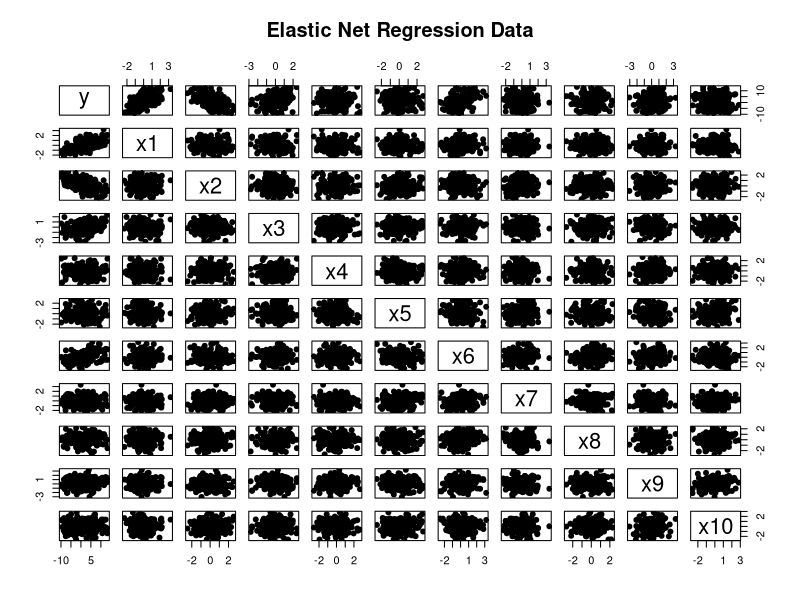
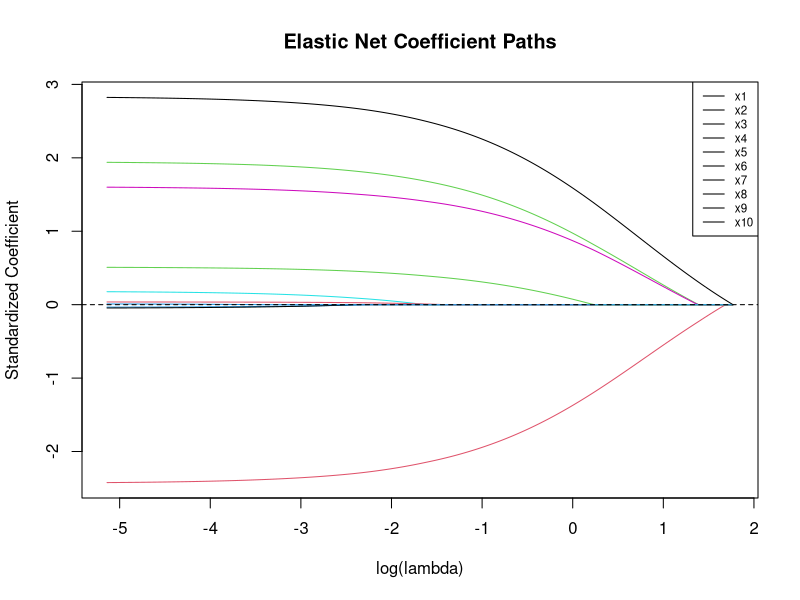
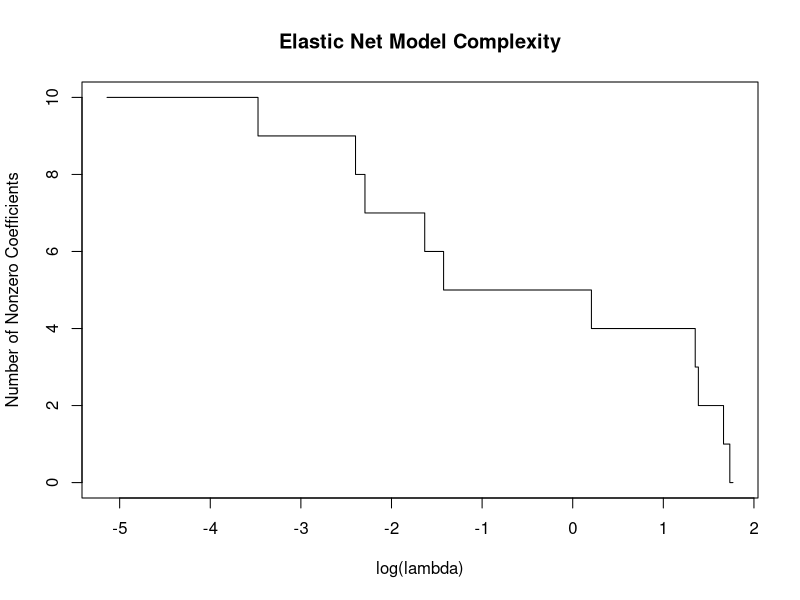
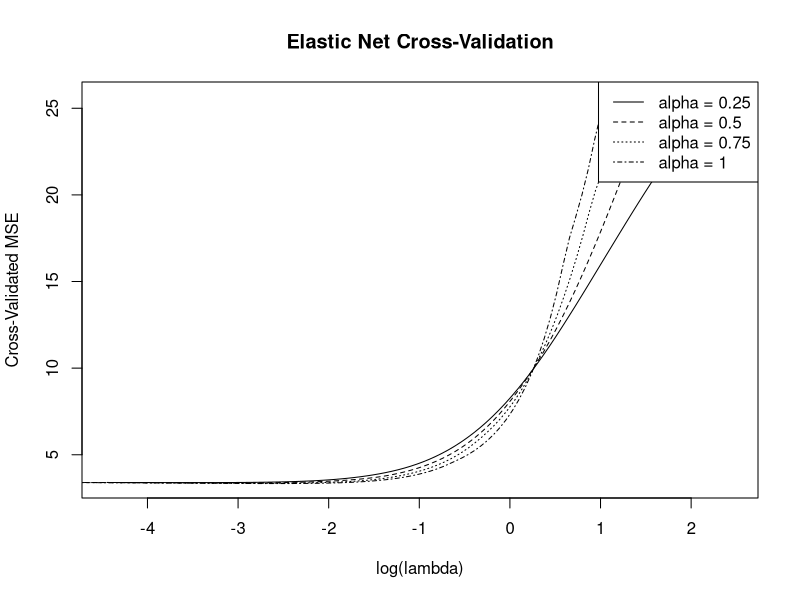
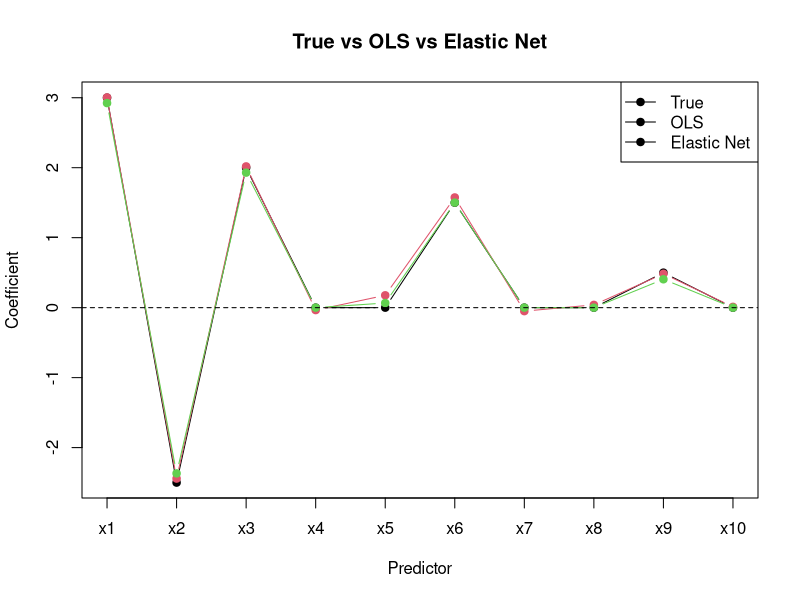

Write the R code that produced these figures, in order.
# ==============================================================================
# Elastic Net Regression
# Jonathan Ma
#
# References:
#   The Elements of Statistical Learning
#   An Introduction to Statistical Learning
# ==============================================================================


# ------------------------------------------------------------------------------
# 1. Generate Data
# ------------------------------------------------------------------------------

set.seed(123)

n <- 200
p <- 10

X <- matrix(
  rnorm(n * p),
  nrow = n,
  ncol = p
)

colnames(X) <- paste0("x", 1:p)

beta_true <- c(
  3,
  -2.5,
  2,
  0,
  0,
  1.5,
  0,
  0,
  0.5,
  0
)

beta_0 <- 2
sigma <- 2

epsilon <- rnorm(
  n,
  mean = 0,
  sd = sigma
)

y <- beta_0 +
  X %*% beta_true +
  epsilon

y <- as.vector(y)

data <- data.frame(
  y = y,
  X
)

head(data)
summary(data)


# ------------------------------------------------------------------------------
# 2. Explore the Data
# ------------------------------------------------------------------------------

pairs(
  data,
  pch = 19,
  main = "Elastic Net Regression Data"
)

cor(data)


# ------------------------------------------------------------------------------
# 3. Standardize Predictors
# ------------------------------------------------------------------------------

X_means <- colMeans(X)

X_sds <- apply(
  X,
  2,
  sd
)

X_scaled <- scale(
  X,
  center = X_means,
  scale = X_sds
)


# ------------------------------------------------------------------------------
# 4. Center the Response
# ------------------------------------------------------------------------------

y_mean <- mean(y)

y_centered <- y - y_mean


# ------------------------------------------------------------------------------
# 5. Soft-Thresholding Function
# ------------------------------------------------------------------------------

soft_threshold <- function(z, gamma) {
  
  sign(z) *
    pmax(
      abs(z) - gamma,
      0
    )
}


# ------------------------------------------------------------------------------
# 6. Elastic Net Coordinate Descent
# ------------------------------------------------------------------------------

elastic_net_fit <- function(
    X,
    y,
    lambda,
    alpha,
    beta_init = NULL,
    max_iter = 10000,
    tol = 1e-8
) {
  
  n <- nrow(X)
  p <- ncol(X)
  
  if (is.null(beta_init)) {
    
    beta <- rep(
      0,
      p
    )
    
  } else {
    
    beta <- beta_init
  }
  
  
  # Column squared norms
  
  z <- colSums(
    X^2
  ) / n
  
  
  for (iteration in 1:max_iter) {
    
    beta_old <- beta
    
    
    for (j in 1:p) {
      
      residual_j <-
        y -
        X %*% beta +
        X[, j] * beta[j]
      
      
      rho_j <-
        sum(
          X[, j] *
            residual_j
        ) / n
      
      
      beta[j] <-
        soft_threshold(
          rho_j,
          lambda * alpha
        ) /
        (
          z[j] +
            lambda * (1 - alpha)
        )
    }
    
    
    if (
      max(
        abs(
          beta -
          beta_old
        )
      ) < tol
    ) {
      
      break
    }
  }
  
  
  return(
    list(
      coefficients = beta,
      iterations = iteration
    )
  )
}


# ------------------------------------------------------------------------------
# 7. Fit Elastic Net for a Single Lambda and Alpha
# ------------------------------------------------------------------------------

lambda <- 0.5
alpha <- 0.5

elastic_model <- elastic_net_fit(
  X_scaled,
  y_centered,
  lambda,
  alpha
)

beta_elastic_scaled <-
  elastic_model$coefficients

beta_elastic_scaled

elastic_model$iterations


# ------------------------------------------------------------------------------
# 8. Convert Coefficients Back to Original Scale
# ------------------------------------------------------------------------------

beta_elastic <-
  beta_elastic_scaled /
  X_sds

intercept_elastic <-
  y_mean -
  sum(
    beta_elastic *
      X_means
  )

intercept_elastic
beta_elastic


# ------------------------------------------------------------------------------
# 9. Compare with OLS
# ------------------------------------------------------------------------------

ols_model <- lm(
  y ~ .,
  data = data
)

beta_ols <-
  coef(
    ols_model
  )[-1]

comparison <- data.frame(
  Predictor = colnames(X),
  True = beta_true,
  OLS = beta_ols,
  Elastic_Net = beta_elastic
)

comparison


# ------------------------------------------------------------------------------
# 10. Selected Predictors
# ------------------------------------------------------------------------------

selected <- abs(
  beta_elastic
) > 1e-8

colnames(X)[
  selected
]

sum(selected)


# ------------------------------------------------------------------------------
# 11. Prediction
# ------------------------------------------------------------------------------

y_hat <-
  intercept_elastic +
  X %*% beta_elastic

y_hat <- as.vector(
  y_hat
)

head(y_hat)


# ------------------------------------------------------------------------------
# 12. Training Error
# ------------------------------------------------------------------------------

residuals <-
  y -
  y_hat

RSS <- sum(
  residuals^2
)

MSE <- mean(
  residuals^2
)

RMSE <- sqrt(
  MSE
)

RSS
MSE
RMSE


# ------------------------------------------------------------------------------
# 13. Maximum Lambda
# ------------------------------------------------------------------------------

# For alpha > 0:
#
# lambda_max = max(|X'y| / n) / alpha

lambda_max <- max(
  abs(
    as.vector(
      crossprod(
        X_scaled,
        y_centered
      )
    )
  )
) /
  (
    n *
      alpha
  )

lambda_max


# ------------------------------------------------------------------------------
# 14. Lambda Grid
# ------------------------------------------------------------------------------

lambda_grid <- exp(
  seq(
    log(lambda_max),
    log(lambda_max * 0.001),
    length.out = 200
  )
)

head(lambda_grid)
tail(lambda_grid)


# ------------------------------------------------------------------------------
# 15. Elastic Net Regularization Path
# ------------------------------------------------------------------------------

elastic_path <- matrix(
  NA,
  nrow = length(lambda_grid),
  ncol = p
)

colnames(elastic_path) <-
  colnames(X)

beta_previous <- rep(
  0,
  p
)

for (i in seq_along(lambda_grid)) {
  
  fit <- elastic_net_fit(
    X_scaled,
    y_centered,
    lambda = lambda_grid[i],
    alpha = alpha,
    beta_init = beta_previous
  )
  
  elastic_path[i, ] <-
    fit$coefficients
  
  beta_previous <-
    fit$coefficients
}


# ------------------------------------------------------------------------------
# 16. Plot Coefficient Paths
# ------------------------------------------------------------------------------

matplot(
  log(lambda_grid),
  elastic_path,
  type = "l",
  lty = 1,
  xlab = "log(lambda)",
  ylab = "Standardized Coefficient",
  main = "Elastic Net Coefficient Paths"
)

abline(
  h = 0,
  lty = 2
)

legend(
  "topright",
  legend = colnames(X),
  lty = 1,
  cex = 0.7
)


# ------------------------------------------------------------------------------
# 17. Number of Nonzero Coefficients
# ------------------------------------------------------------------------------

nonzero_count <- apply(
  elastic_path,
  1,
  function(beta) {
    sum(
      abs(beta) > 1e-8
    )
  }
)

plot(
  log(lambda_grid),
  nonzero_count,
  type = "s",
  xlab = "log(lambda)",
  ylab = "Number of Nonzero Coefficients",
  main = "Elastic Net Model Complexity"
)


# ------------------------------------------------------------------------------
# 18. Compare Different Alpha Values
# ------------------------------------------------------------------------------

alpha_grid <- c(
  0.25,
  0.50,
  0.75,
  1.00
)

alpha_results <- list()

for (a in alpha_grid) {
  
  lambda_max_a <- max(
    abs(
      as.vector(
        crossprod(
          X_scaled,
          y_centered
        )
      )
    )
  ) /
    (
      n * a
    )
  
  lambda_grid_a <- exp(
    seq(
      log(lambda_max_a),
      log(lambda_max_a * 0.001),
      length.out = 100
    )
  )
  
  path_a <- matrix(
    NA,
    nrow = length(lambda_grid_a),
    ncol = p
  )
  
  beta_previous <- rep(
    0,
    p
  )
  
  for (i in seq_along(lambda_grid_a)) {
    
    fit <- elastic_net_fit(
      X_scaled,
      y_centered,
      lambda_grid_a[i],
      alpha = a,
      beta_init = beta_previous
    )
    
    path_a[i, ] <-
      fit$coefficients
    
    beta_previous <-
      fit$coefficients
  }
  
  alpha_results[[as.character(a)]] <- list(
    lambda = lambda_grid_a,
    path = path_a
  )
}


# ------------------------------------------------------------------------------
# 19. Train-Test Split
# ------------------------------------------------------------------------------

set.seed(123)

train_index <- sample(
  1:n,
  size = floor(
    0.7 * n
  )
)

test_index <- setdiff(
  1:n,
  train_index
)

X_train <- X[
  train_index,
  ,
  drop = FALSE
]

X_test <- X[
  test_index,
  ,
  drop = FALSE
]

y_train <- y[
  train_index
]

y_test <- y[
  test_index
]


# ------------------------------------------------------------------------------
# 20. Standardize Using Training Data Only
# ------------------------------------------------------------------------------

train_means <-
  colMeans(X_train)

train_sds <- apply(
  X_train,
  2,
  sd
)

X_train_scaled <- scale(
  X_train,
  center = train_means,
  scale = train_sds
)

X_test_scaled <- scale(
  X_test,
  center = train_means,
  scale = train_sds
)

y_train_mean <-
  mean(y_train)

y_train_centered <-
  y_train -
  y_train_mean


# ------------------------------------------------------------------------------
# 21. Cross-Validation Function
# ------------------------------------------------------------------------------

elastic_net_cv <- function(
    X,
    y,
    alpha_grid,
    n_lambda = 100,
    k = 10
) {
  
  n <- nrow(X)
  p <- ncol(X)
  
  folds <- sample(
    rep(
      1:k,
      length.out = n
    )
  )
  
  results <- list()
  
  
  for (a in alpha_grid) {
    
    if (a == 0) {
      
      next
    }
    
    
    lambda_max <- max(
      abs(
        as.vector(
          crossprod(
            scale(X),
            y - mean(y)
          )
        )
      )
    ) /
      (
        n * a
      )
    
    
    lambda_grid <- exp(
      seq(
        log(lambda_max),
        log(lambda_max * 0.001),
        length.out = n_lambda
      )
    )
    
    
    cv_error <- matrix(
      NA,
      nrow = n_lambda,
      ncol = k
    )
    
    
    for (fold in 1:k) {
      
      train_index <- which(
        folds != fold
      )
      
      valid_index <- which(
        folds == fold
      )
      
      
      X_train <- X[
        train_index,
        ,
        drop = FALSE
      ]
      
      X_valid <- X[
        valid_index,
        ,
        drop = FALSE
      ]
      
      y_train <- y[
        train_index
      ]
      
      y_valid <- y[
        valid_index
      ]
      
      
      means <- colMeans(
        X_train
      )
      
      sds <- apply(
        X_train,
        2,
        sd
      )
      
      X_train_scaled <- scale(
        X_train,
        center = means,
        scale = sds
      )
      
      X_valid_scaled <- scale(
        X_valid,
        center = means,
        scale = sds
      )
      
      
      y_mean <-
        mean(y_train)
      
      y_centered <-
        y_train -
        y_mean
      
      
      beta_previous <- rep(
        0,
        p
      )
      
      
      for (i in seq_along(lambda_grid)) {
        
        fit <- elastic_net_fit(
          X_train_scaled,
          y_centered,
          lambda = lambda_grid[i],
          alpha = a,
          beta_init = beta_previous
        )
        
        beta_hat <-
          fit$coefficients
        
        
        predictions <-
          y_mean +
          X_valid_scaled %*%
          beta_hat
        
        
        cv_error[i, fold] <-
          mean(
            (
              y_valid -
                predictions
            )^2
          )
        
        
        beta_previous <-
          beta_hat
      }
    }
    
    
    results[[as.character(a)]] <- list(
      alpha = a,
      lambda = lambda_grid,
      mean_cv_error = rowMeans(
        cv_error
      ),
      fold_errors = cv_error
    )
  }
  
  
  return(results)
}


# ------------------------------------------------------------------------------
# 22. Run Cross-Validation
# ------------------------------------------------------------------------------

alpha_grid <- c(
  0.25,
  0.50,
  0.75,
  1.00
)

set.seed(123)

cv_results <- elastic_net_cv(
  X,
  y,
  alpha_grid = alpha_grid,
  n_lambda = 100,
  k = 10
)


# ------------------------------------------------------------------------------
# 23. Find Best Alpha and Lambda
# ------------------------------------------------------------------------------

best_error <- Inf
best_alpha <- NA
best_lambda <- NA

for (name in names(cv_results)) {
  
  result <-
    cv_results[[name]]
  
  index <- which.min(
    result$mean_cv_error
  )
  
  error <-
    result$mean_cv_error[
      index
    ]
  
  if (error < best_error) {
    
    best_error <-
      error
    
    best_alpha <-
      result$alpha
    
    best_lambda <-
      result$lambda[
        index
      ]
  }
}

best_alpha
best_lambda
best_error


# ------------------------------------------------------------------------------
# 24. Plot CV Curves
# ------------------------------------------------------------------------------

first_result <-
  cv_results[[1]]

plot(
  log(first_result$lambda),
  first_result$mean_cv_error,
  type = "l",
  xlab = "log(lambda)",
  ylab = "Cross-Validated MSE",
  main = "Elastic Net Cross-Validation"
)

for (i in 2:length(cv_results)) {
  
  result <-
    cv_results[[i]]
  
  lines(
    log(result$lambda),
    result$mean_cv_error,
    lty = i
  )
}

legend(
  "topright",
  legend = paste0(
    "alpha = ",
    names(cv_results)
  ),
  lty = seq_along(
    cv_results
  )
)


# ------------------------------------------------------------------------------
# 25. Fit Final Elastic Net Model
# ------------------------------------------------------------------------------

X_means_final <-
  colMeans(X)

X_sds_final <- apply(
  X,
  2,
  sd
)

X_scaled_final <- scale(
  X,
  center = X_means_final,
  scale = X_sds_final
)

y_mean_final <-
  mean(y)

y_centered_final <-
  y -
  y_mean_final


final_fit <- elastic_net_fit(
  X_scaled_final,
  y_centered_final,
  lambda = best_lambda,
  alpha = best_alpha
)

beta_final_scaled <-
  final_fit$coefficients

beta_final <-
  beta_final_scaled /
  X_sds_final

intercept_final <-
  y_mean_final -
  sum(
    beta_final *
      X_means_final
  )

intercept_final
beta_final


# ------------------------------------------------------------------------------
# 26. Selected Predictors
# ------------------------------------------------------------------------------

selected <- abs(
  beta_final
) > 1e-8

colnames(X)[
  selected
]

beta_final[
  selected
]


# ------------------------------------------------------------------------------
# 27. Final Coefficient Comparison
# ------------------------------------------------------------------------------

final_comparison <- data.frame(
  Predictor = colnames(X),
  True = beta_true,
  OLS = beta_ols,
  Elastic_Net = beta_final
)

final_comparison


# ------------------------------------------------------------------------------
# 28. Compare Sparsity
# ------------------------------------------------------------------------------

data.frame(
  Method = c(
    "True Model",
    "OLS",
    "Elastic Net"
  ),
  
  Nonzero = c(
    sum(
      beta_true != 0
    ),
    
    sum(
      abs(beta_ols) > 1e-8
    ),
    
    sum(
      abs(beta_final) > 1e-8
    )
  )
)


# ------------------------------------------------------------------------------
# 29. Visualize Final Coefficients
# ------------------------------------------------------------------------------

matplot(
  cbind(
    beta_true,
    beta_ols,
    beta_final
  ),
  type = "b",
  pch = 19,
  lty = 1,
  xaxt = "n",
  xlab = "Predictor",
  ylab = "Coefficient",
  main = "True vs OLS vs Elastic Net"
)

axis(
  1,
  at = 1:p,
  labels = colnames(X)
)

abline(
  h = 0,
  lty = 2
)

legend(
  "topright",
  legend = c(
    "True",
    "OLS",
    "Elastic Net"
  ),
  pch = 19,
  lty = 1
)


# ------------------------------------------------------------------------------
# 30. Compare Ridge, Lasso, and Elastic Net
# ------------------------------------------------------------------------------

ridge_fit <- function(
    X,
    y,
    lambda
) {
  
  p <- ncol(X)
  
  solve(
    t(X) %*% X +
      lambda * diag(p),
    t(X) %*% y
  )
}


lasso_fit <- function(
    X,
    y,
    lambda,
    beta_init = NULL,
    max_iter = 10000,
    tol = 1e-8
) {
  
  elastic_net_fit(
    X = X,
    y = y,
    lambda = lambda,
    alpha = 1,
    beta_init = beta_init,
    max_iter = max_iter,
    tol = tol
  )
}


beta_ridge_scaled <- ridge_fit(
  X_scaled_final,
  y_centered_final,
  best_lambda
)

beta_lasso_scaled <- lasso_fit(
  X_scaled_final,
  y_centered_final,
  best_lambda
)$coefficients


beta_ridge <-
  as.vector(
    beta_ridge_scaled
  ) /
  X_sds_final

beta_lasso <-
  beta_lasso_scaled /
  X_sds_final


regularization_comparison <- data.frame(
  Predictor = colnames(X),
  Ridge = beta_ridge,
  Lasso = beta_lasso,
  Elastic_Net = beta_final
)

regularization_comparison
